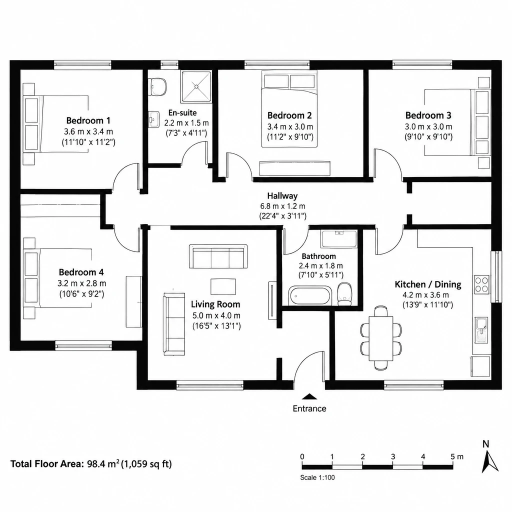
#> input picture backend/inference_core/test_floorplan/002.webp, 1024 x 1024 px (shown at 1/2 size)
$ python -i pre_clean.py   (imports and definitions only)   (older library calls are emulated)
#> lines starting #> are read from the running program, lines starting #| are printed output that depends on the picture
#> further down, picture is the input picture: PIL image 1024x1024 RGB; mean R, G, B 228.6, 228.6, 228.6
"""Floor-plan image pre-cleaning for grid point sampling."""

from __future__ import annotations

from pathlib import Path

import cv2
import numpy as np
from PIL import Image

from util.render import draw_points


# [22 lines left out: functions _histogram_stretch_bounds, to_bw_stretched, not called in this run]


def pre_clean(image: Image.Image | np.ndarray) -> Image.Image:
    return Image.fromarray(to_bw_stretched(image), mode="L")


def sobel_edges(image: Image.Image) -> Image.Image:
    gray = np.array(image.convert("L"), dtype=np.float32)
    gx = cv2.Sobel(gray, cv2.CV_32F, 1, 0, ksize=3)
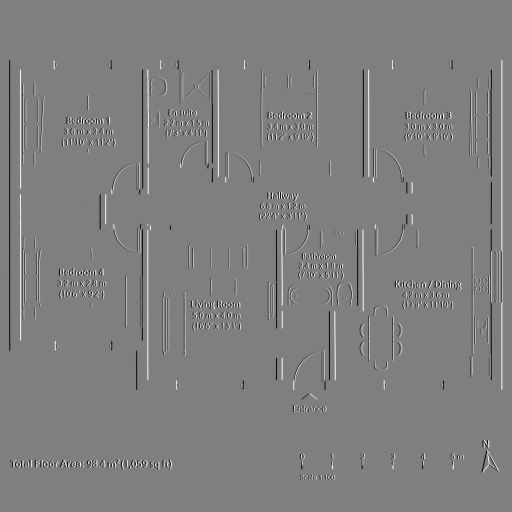
#> gx: shape (1024, 1024) float32 (shown at 1/2 size); min -1020, max 1020, mean 0; drawn with min black and max white
    gy = cv2.Sobel(gray, cv2.CV_32F, 0, 1, ksize=3)
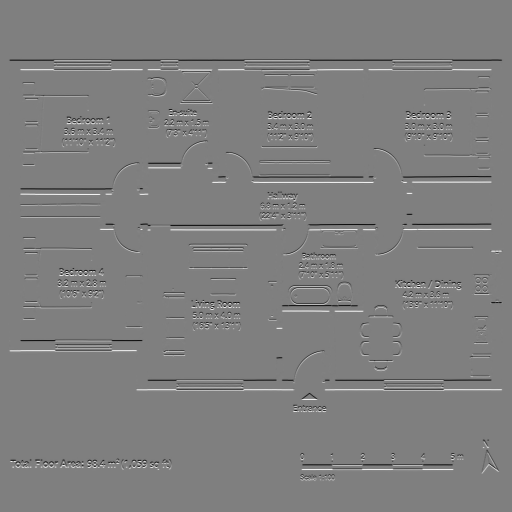
#> gy: shape (1024, 1024) float32 (shown at 1/2 size); min -1019, max 1020, mean 0; drawn with min black and max white
    mag = cv2.magnitude(gx, gy)
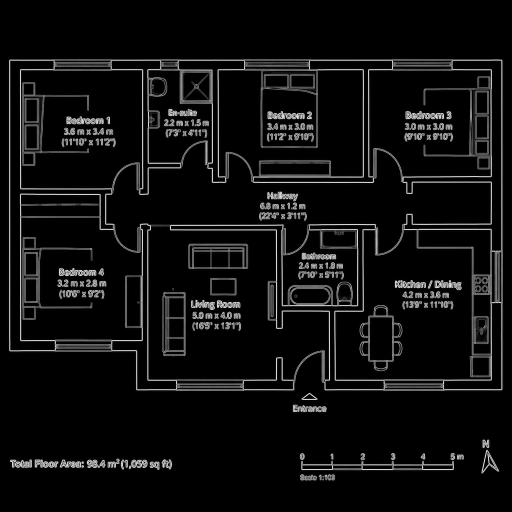
#> mag: shape (1024, 1024) float32 (shown at 1/2 size); min 0, max 1072, mean 63.8; drawn with min black and max white
    edges = cv2.normalize(mag, None, 0, 255, cv2.NORM_MINMAX).astype(np.uint8)
    return Image.fromarray(edges, mode="L")


# [38 lines left out: functions find_corners, save_sobel, save_corners_overlay, not called in this run]

>>> from PIL import Image
>>> picture = Image.open('../test_floorplan/002.webp')
>>> result = sobel_edges(picture)

$ run again, on backend/inference_core/test_floorplan/floorplate_001.webp
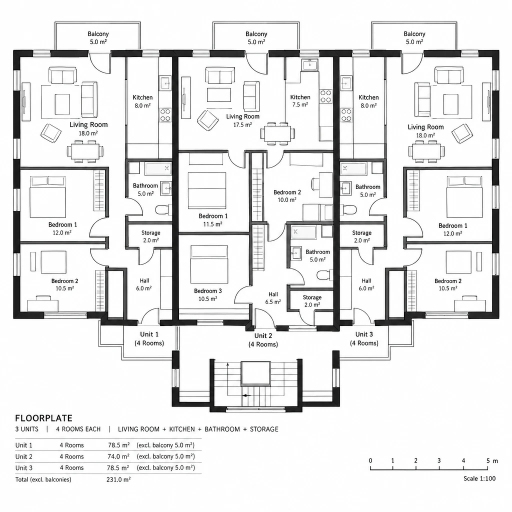
#> input picture backend/inference_core/test_floorplan/floorplate_001.webp, 1024 x 1024 px (shown at 1/2 size)
#> picture is the input picture: PIL image 1024x1024 RGB; mean R, G, B 231.3, 231.3, 231.3
#> in sobel_edges, `gy = cv2.Sobel(gray, cv2.CV_32F, 0, 1, ksize=3)`:
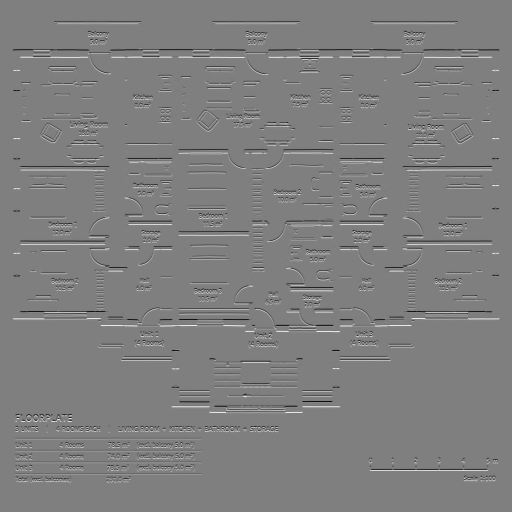
#> gy: shape (1024, 1024) float32 (shown at 1/2 size); min -1018, max 1020, mean 0; drawn with min black and max white
#> in sobel_edges, `mag = cv2.magnitude(gx, gy)`:
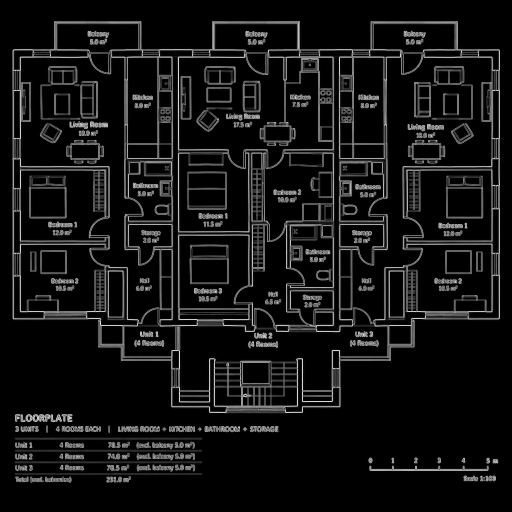
#> mag: shape (1024, 1024) float32 (shown at 1/2 size); min 0, max 1062.5, mean 83.3; drawn with min black and max white

$ run again, on backend/inference_core/test_floorplan/floorplate_003.webp
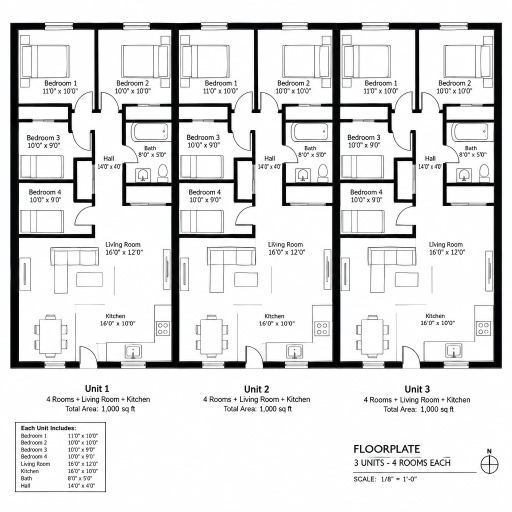
#> input picture backend/inference_core/test_floorplan/floorplate_003.webp, 1024 x 1024 px (shown at 1/2 size)
#> picture is the input picture: PIL image 1024x1024 RGB; mean R, G, B 223.8, 223.9, 223.9
#> in sobel_edges, `gy = cv2.Sobel(gray, cv2.CV_32F, 0, 1, ksize=3)`:
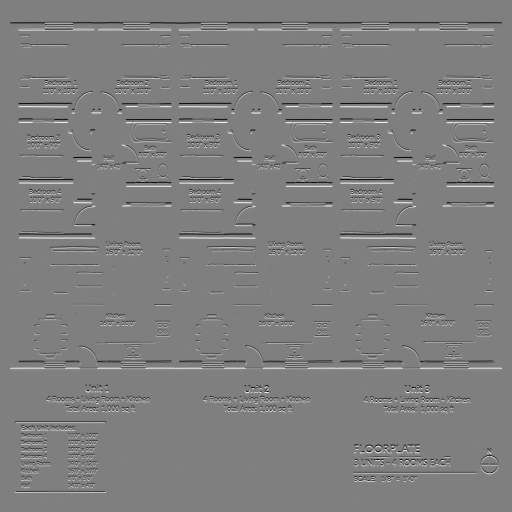
#> gy: shape (1024, 1024) float32 (shown at 1/2 size); min -1020, max 1020, mean 0; drawn with min black and max white
#> in sobel_edges, `mag = cv2.magnitude(gx, gy)`:
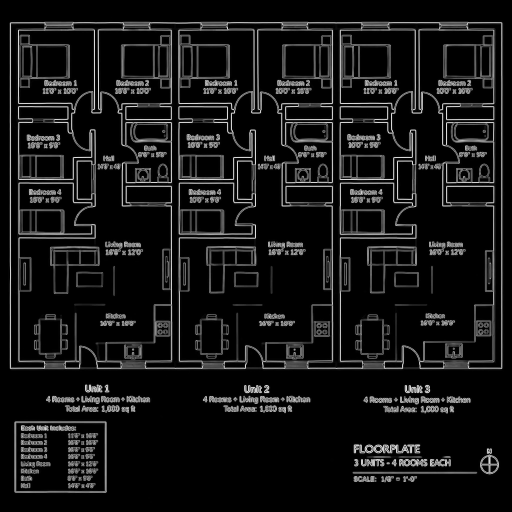
#> mag: shape (1024, 1024) float32 (shown at 1/2 size); min 0, max 1070.9, mean 90.3; drawn with min black and max white

$ run again, on backend/inference_core/test_floorplan/floorplate_004.webp
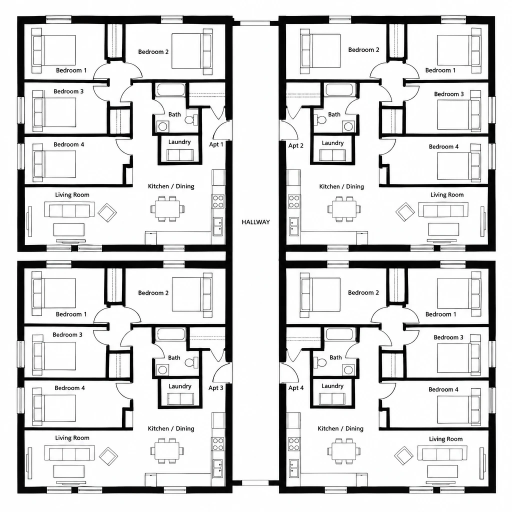
#> input picture backend/inference_core/test_floorplan/floorplate_004.webp, 1024 x 1024 px (shown at 1/2 size)
#> picture is the input picture: PIL image 1024x1024 RGB; mean R, G, B 215.5, 215.5, 215.6
#> in sobel_edges, `gy = cv2.Sobel(gray, cv2.CV_32F, 0, 1, ksize=3)`:
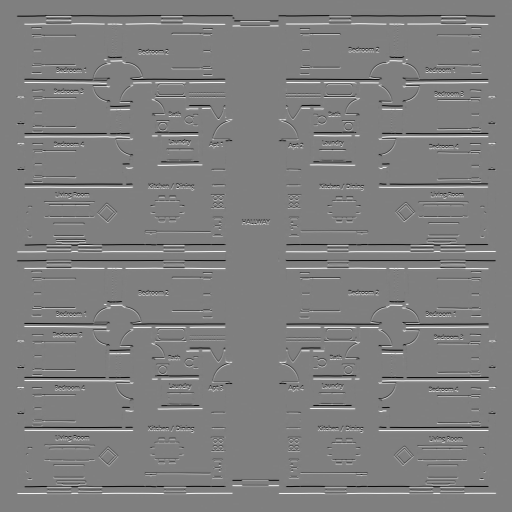
#> gy: shape (1024, 1024) float32 (shown at 1/2 size); min -1020, max 1020, mean 0; drawn with min black and max white
#> in sobel_edges, `mag = cv2.magnitude(gx, gy)`:
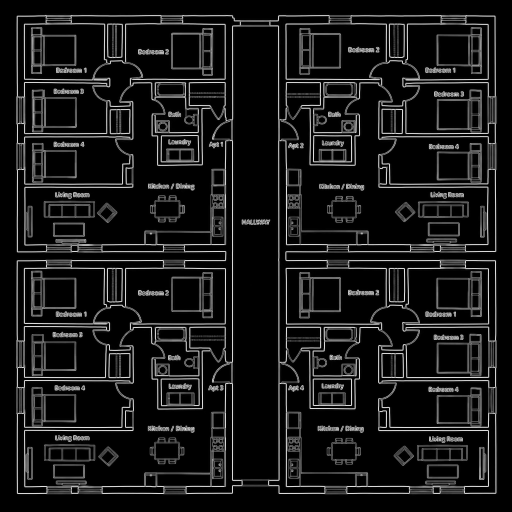
#> mag: shape (1024, 1024) float32 (shown at 1/2 size); min 0, max 1087.9, mean 102.1; drawn with min black and max white
